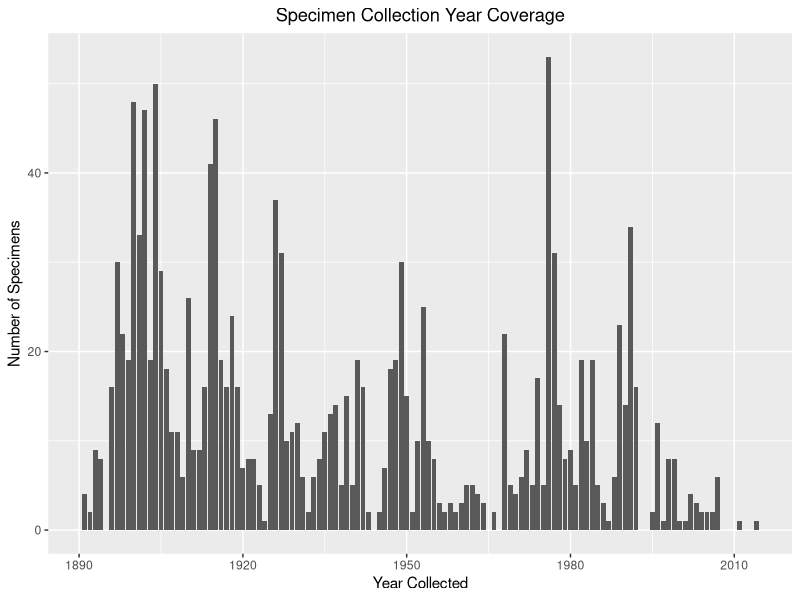
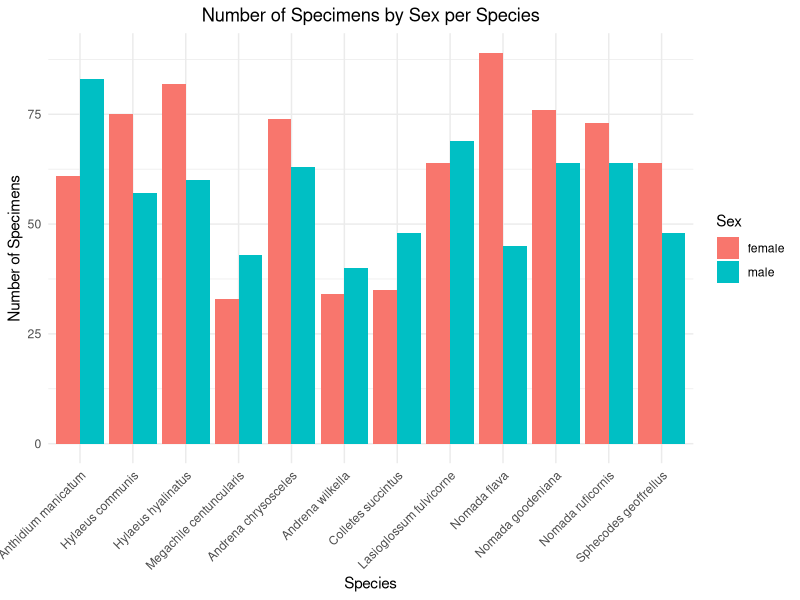

The R script that drew these images, in order:

library(ggplot2)
library(dplyr)


# Read in the dataset

bees_explore <- read.csv("Data/14_04_26_bees_temps_5km.csv")


# Set species order so they are organised by ecology and consistent across plots
species_order <- c(
  "Anthidium manicatum",
  "Hylaeus communis",
  "Hylaeus hyalinatus",
  "Megachile centuncularis",
  "Andrena chrysosceles",
  "Andrena wilkella",
  "Colletes succintus",
  "Lasioglossum fulvicorne",
  "Nomada flava",
  "Nomada goodeniana",
  "Nomada ruficornis",
  "Sphecodes geoffrellus"
)
bees_explore$full_name <- factor(bees_explore$full_name, levels = species_order)


# Plot the number of bee specimens measured from each year

ggplot(bees_explore, aes(x = year)) + geom_bar() + ggtitle("Specimen Collection Year Coverage") + theme(plot.title = element_text(hjust = 0.5)) + xlab("Year Collected") + ylab("Number of Specimens")



# Plot the number of specimens of each sex for each species
ggplot(bees_explore, aes(x = full_name, fill = sex)) +
  geom_bar(position = "dodge") +
  labs(
    title = "Number of Specimens by Sex per Species",
    x = "Species",
    y = "Number of Specimens",
    fill = "Sex"
  ) +
  theme_minimal() +
  theme(
    plot.title = element_text(hjust = 0.5),
    axis.text.x = element_text(angle = 45, hjust = 1)
  )


# Summary statistics - mean size and variation in size per species
# Using ITD as proxy for body size
